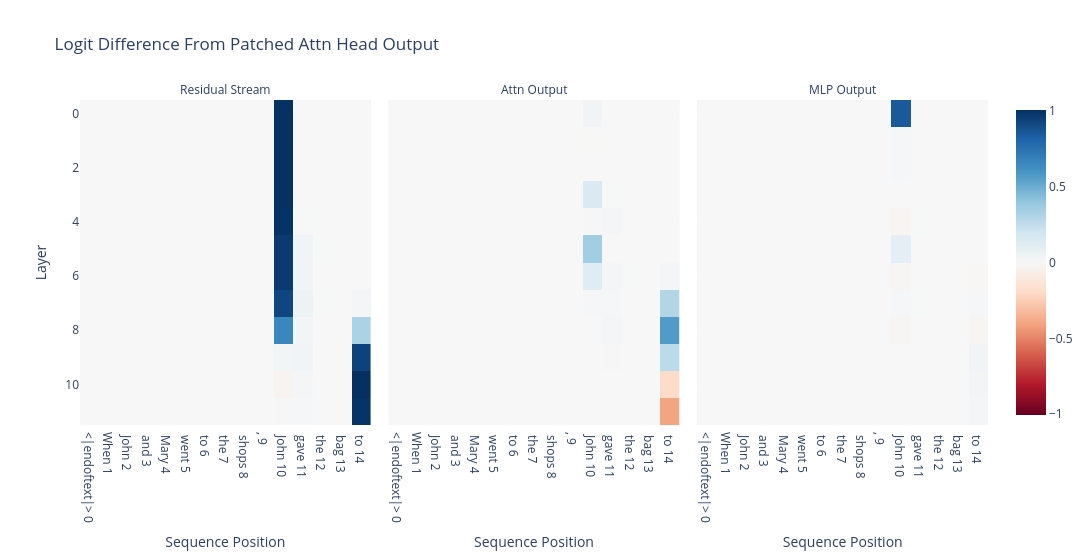

The code cell stored with this chart in its notebook:
### Markdown cell above
### Exercise (optional) - implement head-to-block patching

> ```yaml
> Difficulty: 🔴🔴⚪⚪⚪
> Importance: 🔵🔵⚪⚪⚪
> 
> You should spend up to ~10 minutes on this exercise.
> 
> Most code can be copied from the last exercise.
> ```

If you want, you can implement the `get_act_patch_block_every` function for fun, although it's similar enough to the previous exercise that doing this isn't compulsory.

### Code cell
def get_act_patch_block_every(
    model: HookedTransformer,
    corrupted_tokens: Float[Tensor, "batch pos"],
    clean_cache: ActivationCache,
    patching_metric: Callable[[Float[Tensor, "batch pos d_vocab"]], float],
) -> Float[Tensor, "3 layer pos"]:
    """
    Returns an array of results of patching each position at each layer in the residual stream, attn
    output, and MLP output (in that order along the first dimension), using the value from the
    clean cache.

    The results are calculated using the patching_metric function, which should be called on the
    model's logit output.
    """
    model.reset_hooks()
    results = t.zeros(3, model.cfg.n_layers, tokens.size(1), device=device, dtype=t.float32)

    for component_idx, component in enumerate(["resid_pre", "attn_out", "mlp_out"]):
        for layer in tqdm(range(model.cfg.n_layers)):
            for position in range(corrupted_tokens.shape[1]):
                hook_fn = partial(patch_residual_component, pos=position, clean_cache=clean_cache)
                patched_logits = model.run_with_hooks(
                    corrupted_tokens,
                    fwd_hooks=[(utils.get_act_name(component, layer), hook_fn)],
                )
                results[component_idx, layer, position] = patching_metric(patched_logits)

    return results


act_patch_block_every_own = get_act_patch_block_every(model, corrupted_tokens, clean_cache, ioi_metric)

t.testing.assert_close(act_patch_block_every, act_patch_block_every_own)

imshow(
    act_patch_block_every_own,
    x=labels,
    facet_col=0,
    facet_labels=["Residual Stream", "Attn Output", "MLP Output"],
    title="Logit Difference From Patched Attn Head Output",
    labels={"x": "Sequence Position", "y": "Layer"},
    width=1200,
)

### Figure 1 — Plotly figure (JSON) as saved in the notebook; plotly's stock layout.template omitted (floating-point values rounded to 4 significant figures; data arrays with more than 128 entries replaced by an {"elided": "..."} marker saying what was removed)
{"data": [{"coloraxis": "coloraxis", "hovertemplate": "Sequence Position: %{x}<br>Layer: %{y}<br>color: %{z}<extra></extra>", "name": "0", "type": "heatmap", "x": ["<|endoftext|> 0", "When 1", " John 2", " and 3", " Mary 4", " went 5", " to 6", " the 7", " shops 8", ", 9", " John 10", " gave 11", " the 12", " bag 13", " to 14"], "xaxis": "x", "yaxis": "y", "z": {"elided": "12x15 float values"}}, {"coloraxis": "coloraxis", "hovertemplate": "Sequence Position: %{x}<br>Layer: %{y}<br>color: %{z}<extra></extra>", "name": "1", "type": "heatmap", "x": ["<|endoftext|> 0", "When 1", " John 2", " and 3", " Mary 4", " went 5", " to 6", " the 7", " shops 8", ", 9", " John 10", " gave 11", " the 12", " bag 13", " to 14"], "xaxis": "x2", "yaxis": "y2", "z": {"elided": "12x15 float values"}}, {"coloraxis": "coloraxis", "hovertemplate": "Sequence Position: %{x}<br>Layer: %{y}<br>color: %{z}<extra></extra>", "name": "2", "type": "heatmap", "x": ["<|endoftext|> 0", "When 1", " John 2", " and 3", " Mary 4", " went 5", " to 6", " the 7", " shops 8", ", 9", " John 10", " gave 11", " the 12", " bag 13", " to 14"], "xaxis": "x3", "yaxis": "y3", "z": {"elided": "12x15 float values"}}], "layout": {"annotations": [{"font": {}, "showarrow": false, "text": "Residual Stream", "x": 0.16, "xanchor": "center", "xref": "paper", "y": 1.0, "yanchor": "bottom", "yref": "paper"}, {"font": {}, "showarrow": false, "text": "Attn Output", "x": 0.5, "xanchor": "center", "xref": "paper", "y": 1.0, "yanchor": "bottom", "yref": "paper"}, {"font": {}, "showarrow": false, "text": "MLP Output", "x": 0.84, "xanchor": "center", "xref": "paper", "y": 1.0, "yanchor": "bottom", "yref": "paper"}], "coloraxis": {"autocolorscale": false, "cmid": 0.0, "colorscale": [[0.0, "rgb(103,0,31)"], [0.1, "rgb(178,24,43)"], [0.2, "rgb(214,96,77)"], [0.3, "rgb(244,165,130)"], [0.4, "rgb(253,219,199)"], [0.5, "rgb(247,247,247)"], [0.6, "rgb(209,229,240)"], [0.7, "rgb(146,197,222)"], [0.8, "rgb(67,147,195)"], [0.9, "rgb(33,102,172)"], [1.0, "rgb(5,48,97)"]]}, "title": {"text": "Logit Difference From Patched Attn Head Output"}, "width": 1200, "xaxis": {"anchor": "y", "constrain": "domain", "domain": [0.0, 0.32], "scaleanchor": "y", "title": {"text": "Sequence Position"}}, "xaxis2": {"anchor": "y2", "domain": [0.34, 0.66], "matches": "x", "title": {"text": "Sequence Position"}}, "xaxis3": {"anchor": "y3", "domain": [0.68, 1.0], "matches": "x", "title": {"text": "Sequence Position"}}, "yaxis": {"anchor": "x", "autorange": "reversed", "constrain": "domain", "domain": [0.0, 1.0], "title": {"text": "Layer"}}, "yaxis2": {"anchor": "x2", "domain": [0.0, 1.0], "matches": "y", "showticklabels": false}, "yaxis3": {"anchor": "x3", "domain": [0.0, 1.0], "matches": "y", "showticklabels": false}}}
